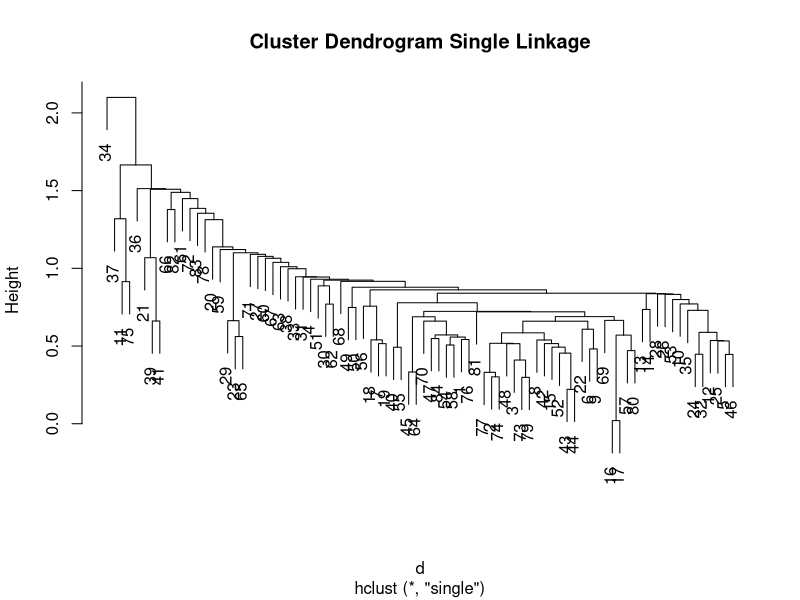
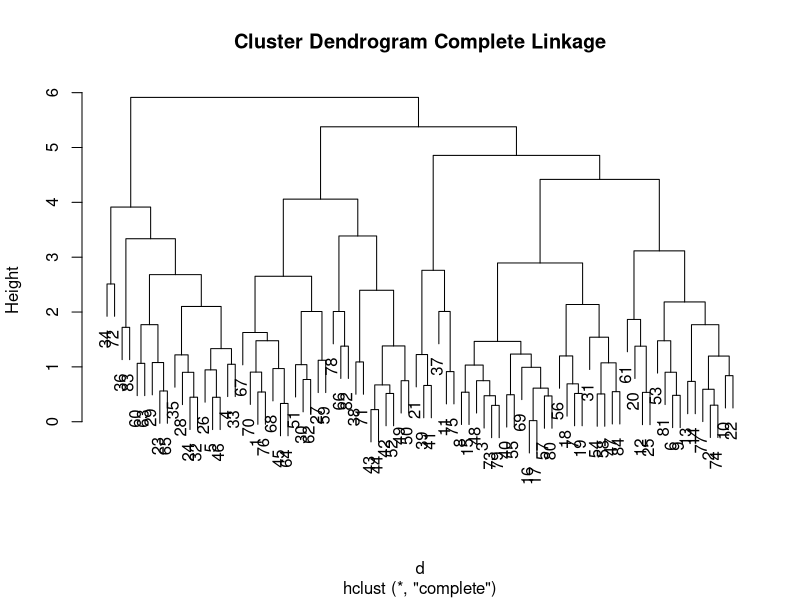
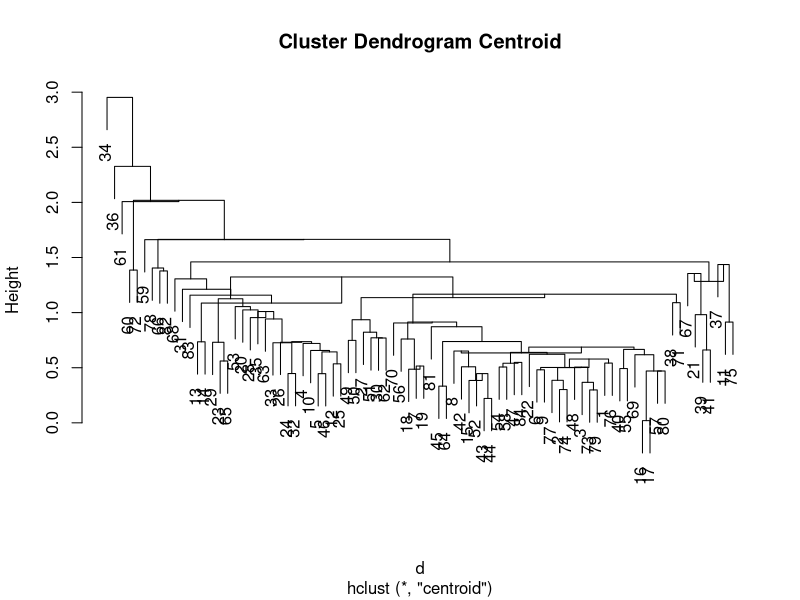
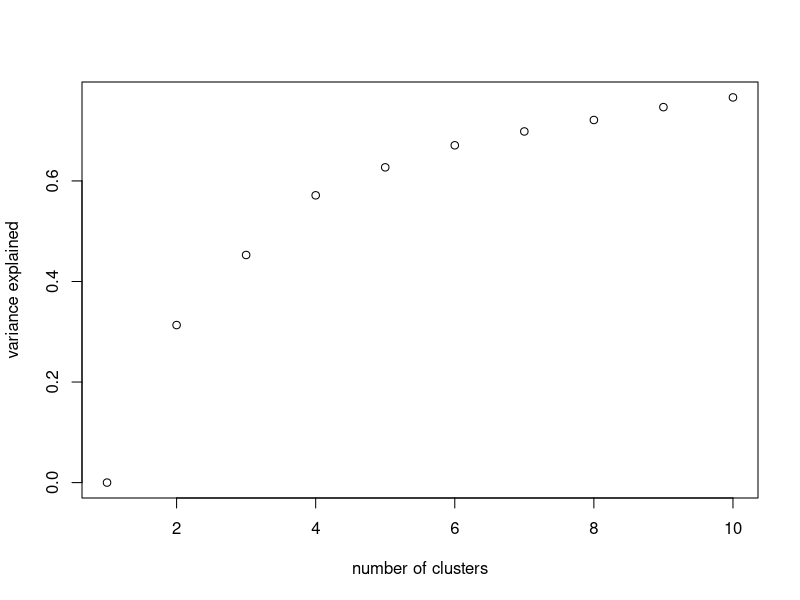

Generate these figures, in order, with R:
#doc: this R script clusters stream catchments using single linkage, complete linkage and centroid methods. 
#It compares the mean properties of classified groups and whether or not they contain brook trout. 
#Using K-means clustering, the script assesses how many groups are appropriate to parsimoniously explain as much variance as 
#possible. It then uses Fischer's linear discrimination to classify new stream catchments into two groups - likely to contain
#brook trout or unlikely to contain brook trout. 
setwd("~/r/bee6300/hw5")
covariates <- read.csv("Maryland.Trout.csv")
#scale covariates
scale.bkt <- (covariates$bkt-mean(covariates$bkt))/sd(covariates$bkt)
scale.X.Ag <- (covariates$X.Ag-mean(covariates$X.Ag))/sd(covariates$X.Ag)
scale.RIFFQUAL <- (covariates$RIFFQUAL-mean(covariates$RIFFQUAL))/sd(covariates$RIFFQUAL)
scale.LOG_RD <- (covariates$LOG_RD-mean(covariates$LOG_RD))/sd(covariates$LOG_RD)
scale.TEMP_FLD <- (covariates$TEMP_FLD-mean(covariates$TEMP_FLD))/sd(covariates$TEMP_FLD)
scale.DO_FLD <- (covariates$DO_FLD-mean(covariates$DO_FLD))/sd(covariates$DO_FLD)
scale.covariates <- matrix(c(scale.X.Ag, scale.RIFFQUAL, scale.LOG_RD, scale.TEMP_FLD,
                             scale.DO_FLD), ncol = 4, nrow = 84)
#calculate distance matrix
d <- dist(scale.covariates)
#plot dendrograms 
myclust <- hclust(d,method= "single")
plot(myclust, main = "Cluster Dendrogram Single Linkage")
myclust <- hclust(d,method="complete")
plot(myclust,  main = "Cluster Dendrogram Complete Linkage")
myclust <- hclust(d,method="centroid")
plot(myclust,  main = "Cluster Dendrogram Centroid")
#cut complete linkage tree
myclust <- hclust(d,method="complete")
complete_twotree <- cutree(myclust, k = 2, h = NULL)
#compare two resulting groups' covariates
grp1 <- which(complete_twotree == 1)
grp2 <- which(complete_twotree == 2)
mean(covariates$X.Ag[grp1])
mean(covariates$X.Ag[grp2])
mean(covariates$RIFFQUAL[grp1])
mean(covariates$RIFFQUAL[grp2])
mean(covariates$LOG_RD[grp1])
mean(covariates$LOG_RD[grp2])
mean(covariates$TEMP_FLD[grp1])
mean(covariates$TEMP_FLD[grp2])
mean(covariates$DO_FLD[grp1])
mean(covariates$DO_FLD[grp2])
#compare brook trout
bkt_grp1_sum <- sum(covariates$bkt[grp1])
bkt_grp1_sum
bkt_grp2_sum <- sum(covariates$bkt[grp2])
bkt_grp2_sum
bkt_grp1_rate <- sum(covariates$bkt[grp1])/length(grp1)
bkt_grp1_rate 
bkt_grp2_rate <- sum(covariates$bkt[grp2])/length(grp2)
bkt_grp2_rate
covariates$bkt[grp1]
covariates$bkt[grp2]
#cluster with K-means clustering
k <- c(2:10)
var_explained <- vector()
var_explained[1] = 0
for (i in k) {
  clust.k <- kmeans(scale.covariates, centers = i, nstart=10)
  var_explained [i] <- clust.k$betweenss/clust.k$totss
}
clusters <- c(1,k)
plot(clusters, var_explained, xlab ="number of clusters", ylab = "variance explained")
#cluster with k=2
clust.k <- kmeans(scale.covariates, centers = 2, nstart=10)
#compare two resulting groups' covariates
grp1 <- which(clust.k$cluster == 1)
grp2 <- which(clust.k$cluster == 2)
mean(covariates$X.Ag[grp1])
mean(covariates$X.Ag[grp2])
mean(covariates$RIFFQUAL[grp1])
mean(covariates$RIFFQUAL[grp2])
mean(covariates$LOG_RD[grp1])
mean(covariates$LOG_RD[grp2])
mean(covariates$TEMP_FLD[grp1])
mean(covariates$TEMP_FLD[grp2])
mean(covariates$DO_FLD[grp1])
mean(covariates$DO_FLD[grp2])
#compare two resulting groups' brook trout
bkt_grp1_sum <- sum(covariates$bkt[grp1])
bkt_grp1_sum
bkt_grp2_sum <- sum(covariates$bkt[grp2])
bkt_grp2_sum
bkt_grp1_rate <- sum(covariates$bkt[grp1])/length(grp1)
bkt_grp1_rate 
bkt_grp2_rate <- sum(covariates$bkt[grp2])/length(grp2)
bkt_grp2_rate
covariates$bkt[grp1]
covariates$bkt[grp2]
#build a predictive trout model using classification/discrimination
#split data set into training and test data
train <- covariates[1:60,]
test <- covariates[61:84,]
#split training data into bkt = T and bkt = F
bkt1 <- train[which(train$bkt == 1),]
bkt1 <- bkt1[,3:7]
bkt0 <- train[which(train$bkt == 0),]
bkt0 <- bkt0[,3:7]
bkt1_obs <- length(bkt1$X.Ag)
bkt0_obs <- length(bkt0$X.Ag)
#calculate pooled covariance matrix
spool <- ((bkt1_obs-1)/(bkt1_obs+bkt0_obs-2))*cov(bkt1) + ((bkt0_obs-1)/(bkt0_obs+bkt1_obs-2))*cov(bkt0)
#estimate alpha 
grp_mean_bkt1 <- c(mean(bkt1$X.Ag),mean(bkt1$RIFFQUAL),mean(bkt1$LOG_RD),mean(bkt1$TEMP_FLD),mean(bkt1$DO_FLD))
grp_mean_bkt0 <- c(mean(bkt0$X.Ag),mean(bkt0$RIFFQUAL),mean(bkt0$LOG_RD),mean(bkt0$TEMP_FLD),mean(bkt0$DO_FLD))
alpha <- solve(spool)%*%(grp_mean_bkt1-grp_mean_bkt0)
#calculate m discrimination value
m <- 0.5*(t(grp_mean_bkt1-grp_mean_bkt0)%*%solve(spool)%*%((grp_mean_bkt1+grp_mean_bkt0)))
#classify testing data 
test <- test[,3:7]
classified <- vector()
for (i in 1:length(test[,1])){
  delta <- t(alpha)%*%t(test[i,])
  if (delta > m) {
    classified[i] <- 1
  }
  else {classified[i] <- 0}
}
#compare estimates with observations
obs <- covariates[61:84,]
obs$bkt
classified == obs$bkt
#trout present, estimate no trout present 
correct_notrout = 0
incorrect_trout = 0
incorrect_notrout = 0 
correct_trout = 0 
for (i in 1:length(obs$bkt)){
  if (obs$bkt[i] == 0 && classified[i] == 0){
    correct_notrout = correct_notrout + 1}
  else if (obs$bkt[i] == 0 && classified[i] == 1){
    incorrect_trout = incorrect_trout + 1}
  else if (obs$bkt[i] == 1 && classified[i] == 0){
    incorrect_notrout = incorrect_notrout + 1}
  else {
    correct_trout = correct_trout + 1}
}
correct_notrout/length(obs$bkt)*100
incorrect_trout/length(obs$bkt)*100
incorrect_notrout/length(obs$bkt)*100
correct_trout/length(obs$bkt)*100
